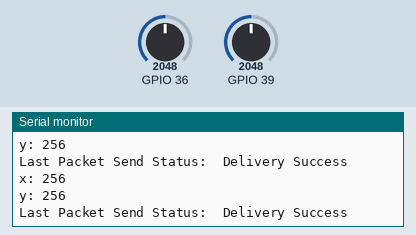
A sketch run on a simulated ESP32. On the bench: the last lines printed to the serial monitor. The inputs (shaded band) are chosen by the test bench; at power-on: GPIO 36 = 2048, GPIO 39 = 2048 (analog values on the 0–4095 scale).

Above: at 1.2 s.
1.3 s: GPIO 36 set to 2866
At 1.65 s:
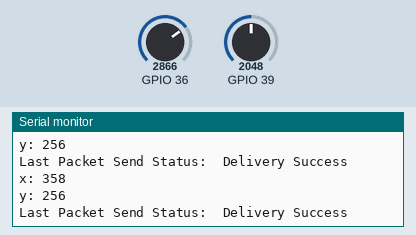
2.8 s: GPIO 39 set to 2866
At 3.07 s:
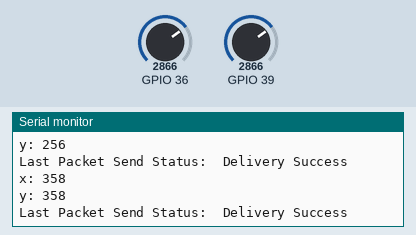
4.3 s: GPIO 36 set to 3603
At 4.49 s:
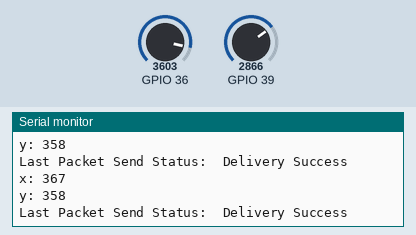
5.8 s: GPIO 39 set to 3603
At 5.91 s:
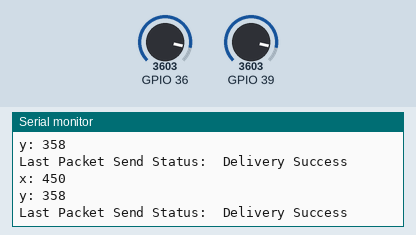
Timing chart, 0 to 8.3 s (numbered marks = the images above; inputs shaded):
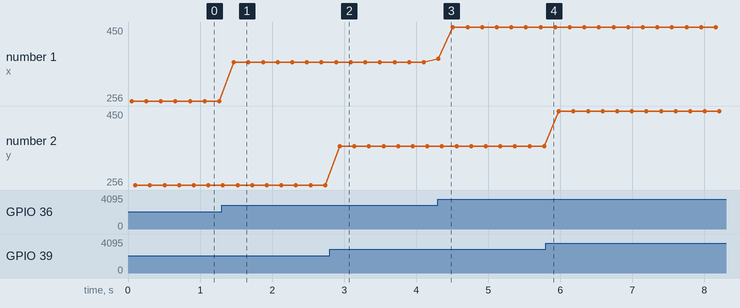

Measured:
- after the input at 1.3 s, the serial monitor: prints a new line after 0.17 s (image 1)
- after the input at 2.8 s, the serial monitor: prints a new line after 0.14 s (image 2)
- after the input at 4.3 s, the serial monitor: prints a new line at once (image 3)
- plotted number 1: 256 → 358 after the input at 1.3 s, 358 → 450 after the input at 4.3 s

The sketch:

TR_first.ino
```cpp
//https://dl.espressif.com/dl/package_esp32_index.json

#include <esp_now.h>
#include <WiFi.h>

// 宣告變數
int valx;
int valy;
int vall;
int valr;

uint8_t broadcastAddress[] = {0xCC, 0xDB, 0xA7, 0x9E, 0x9A, 0x4C}; // 替換為你的接收端MAC地址CC:DB:A7:9E:9A:4C

// 定義結構體來保存數據
typedef struct struct_message {
  int pwmx;
  int pwmy;
} struct_message;

struct_message myData;

esp_now_peer_info_t peerInfo;

// 發送數據後的回調函數
void OnDataSent(const uint8_t *mac_addr, esp_now_send_status_t status) {
  Serial.print("\r\nLast Packet Send Status:\t");
  Serial.println(status == ESP_NOW_SEND_SUCCESS ? "Delivery Success" : "Delivery Fail");
}

void setup() {
  // 初始化串口監視器
  Serial.begin(115200);

  // 設置WiFi模式為STA模式
  WiFi.mode(WIFI_STA);

  // 初始化引腳
  pinMode(36, INPUT);
  pinMode(39, INPUT);
  pinMode(25, INPUT);
  pinMode(26, INPUT);

  // 初始化ESP-NOW
  if (esp_now_init() != ESP_OK) {
    Serial.println("Error initializing ESP-NOW");
    return;
  }

  // 註冊發送回調
  esp_now_register_send_cb(OnDataSent);

  // 添加對等體
  memcpy(peerInfo.peer_addr, broadcastAddress, 6);
  peerInfo.channel = 0;
  peerInfo.encrypt = false;

  if (esp_now_add_peer(&peerInfo) != ESP_OK) {
    Serial.println("Failed to add peer");
    return;
  }

  analogReadResolution(9);
}

// 讀取模擬輸入的平均值函數
int readAverage(int pin, int numSamples) {
  long sum = 0;
  for (int i = 0; i < numSamples; i++) {
    sum += analogRead(pin);
    delay(5); // 添加短暫延時減少干擾
  }
  return sum / numSamples;
}

void loop() {
  // 讀取X軸數據
  valx = readAverage(36, 10);
  //valx = map(valx, 0, 4095, 0, 511);
  myData.pwmx = valx;
  Serial.print("x: ");
  Serial.println(valx);

  // 讀取Y軸數據
  valy = readAverage(39, 10);
  //valy = map(valy, 0, 4095, 0, 511);
  myData.pwmy = valy;
  Serial.print("y: ");
  Serial.println(valy);

  // 發送數據
  esp_err_t result = esp_now_send(broadcastAddress, (uint8_t *) &myData, sizeof(myData));

  delay(100); // 延時100毫秒
}
```
